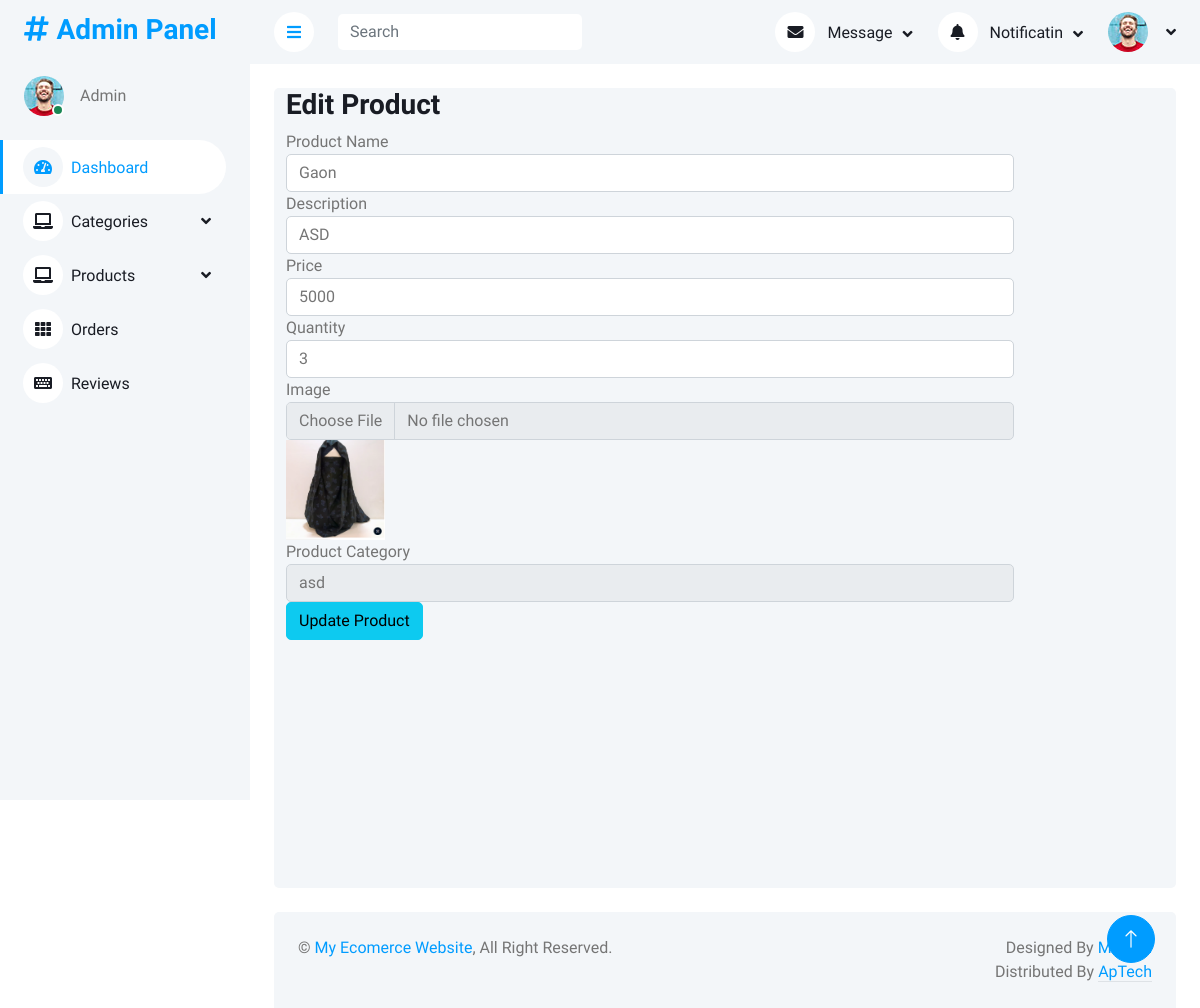
The app's page /AdminPanel/editProduct.php?id=2 with its own data.
### tables this page shows
CREATE TABLE `products` (
  `id` int(11) NOT NULL,
  `name` varchar(200) NOT NULL,
  `description` varchar(200) NOT NULL,
  `price` int(11) NOT NULL,
  `quantity` int(11) NOT NULL,
  `image` varchar(500) NOT NULL,
  `catid` int(11) NOT NULL,
  `procid` varchar(200) DEFAULT NULL
);

CREATE TABLE `categories` (
  `id` int(11) NOT NULL,
  `Name` varchar(200) DEFAULT NULL,
  `Description` varchar(500) NOT NULL,
  `image` varchar(300) NOT NULL
);

### AdminPanel/editProduct.php (the view, shortened to what this page needs)
<?php
include('query.php');
include('header.php');
?>
<?php
if(isset($_GET['id'])){
    $id= $_GET['id'];
    $query = $pdo->prepare("select products.* , categories.Name as CatName from products
    join categories on products.catid=categories.id where products.id = :pid");
    $query->bindParam('pid',$id);
    $query-> execute();
    $singlePro = $query->fetch(PDO::FETCH_ASSOC);
}
?>
            <div class="container-fluid pt-4 px-4">
                <div class="row vh-100 bg-light rounded mx-0">
                    <div class="col-md-10">
                        <h3>Edit Product</h3>
                        <form action="" method="post" enctype="multipart/form-data">
                <div class="form-group" >
                    <label for="">Product Name</label>
                    <input type="text" value="<?php echo $singlePro['name']?>" name="pName" id="" class="form-control" placeholder="" aria-describedby="helpId">
                </div>
                <div class="form-group">
                    <label for="">Description</label>
                    <input type="text" value="<?php echo $singlePro['description']?>" name="pDesc" id="" class="form-control" placeholder="" aria-describedby="helpId">
                </div>
                <div class="form-group">
                    <label for="">Price</label>
                    <input type="text" value="<?php echo $singlePro['price']?>" name="pPrice" id="" class="form-control" placeholder="" aria-describedby="helpId">
                </div>
                <div class="form-group">
                    <label for="">Quantity</label>
                    <input type="text" value="<?php echo $singlePro['quantity']?>" name="pQty" id="" class="form-control" placeholder="" aria-describedby="helpId">
                </div>
                <div class="form-group">
                   <label for="">Image</label>
                    <input type="file"  name="pImage" id="" class="form-control" placeholder="" aria-describedby="helpId">
               <img height="100px" src="img/<?php echo $singlePro['image']?>" alt="">
                </div>
                <div class="form-group">
                    <label for="">Product Category</label>
                    <select name="pCat" id="" class="form-control" >
                    <option value="<?php echo $singlePro['catid']?>"><?php echo $singlePro['CatName']?></option>
                    <?php
                        $query = $pdo->prepare("select * from categories where Name != :catName");
                        $query->bindParam('catName', $singlePro['CatName']);
                        $query->execute();
                        $allCat = $query->fetchAll(PDO::FETCH_ASSOC);
                        print_r($allCat);
                        ?>
                    </select>
                </div>
                <button class="btn btn-info" name="updateProduct">Update Product</button>
                </form>
                </div>
            </div>
</div>
<?php
include('footer.php');
?>

### AdminPanel/css/style.css (style rules this page uses)
:root { --primary: #009CFF; --light: #F3F6F9; --dark: #191C24; }
.btn { transition: .5s; }

### records on screen
products: pName "Gaon", pDesc "ASD", pPrice "5000", pQty "3", image (picture), pCat "asd"
